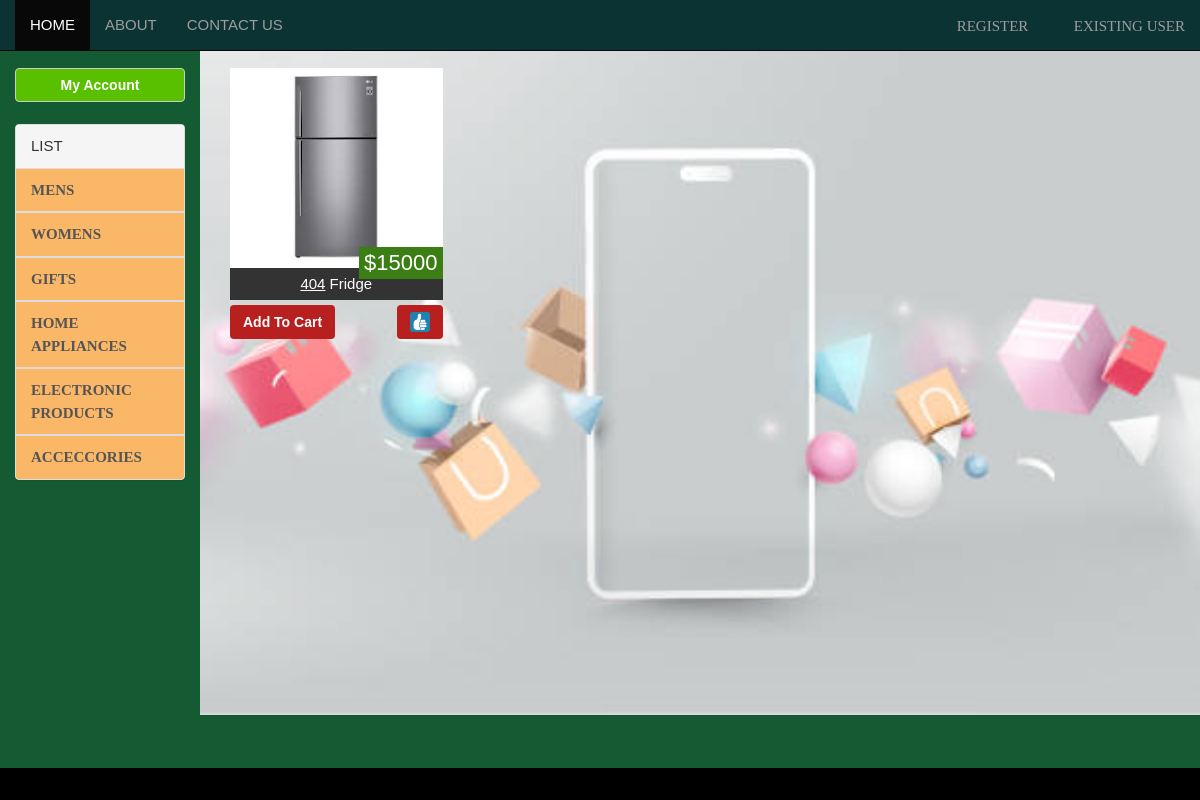
Page /homeapp.php on the committed database.
### tables this page shows
CREATE TABLE `product` (
  `id` int(30) NOT NULL,
  `type` int(10) NOT NULL,
  `location` varchar(120) NOT NULL,
  `price` int(30) NOT NULL,
  `name` varchar(50) NOT NULL
);

### homeapp.php (the view)
<?php
    include 'includes/header.php';
    include 'includes/left-bar.php';
    include 'config/database.php';
?>
<div class="col-md-10" style="
    background-image: url('images/cate.jpg');
    background-size: cover;
    background-position: center;
    min-height: 670px;
    color: white;">
    <br/>
    <?php
        $res = mysqli_query($link, "SELECT * FROM product WHERE type = 4") or die(mysqli_error($link));
        while ($arr = mysqli_fetch_row($res)) {
            echo "<div class='col-md-3 game'>";
                echo "<div class='game-price'>$$arr[3]</div>";
                echo "<a href='$arr[2]'><img src='$arr[2]' alt='$arr[0]'/></a>";
                echo "<div class='game-title'><u>$arr[0]</u> $arr[4]</div>";
                if (!isset($_SESSION['sadmin'])) {
                    echo "<form action='user/addToCart.php'>";
                        echo "<div class='game-add' style='float:left;'><button name='subject' value='$arr[0]' class='btn btn2' type='submit'>Add To Cart</button></div>";
                    echo "</form>";
                    echo "<form action='user/addToWishlist.php'>";
                        echo "<div class='game-add' style='float:right;'><button name='subject' value='$arr[0]' class='btn btn2' type='submit'><img src='images/icons/9.png' style='height:20px;width:20px;float:right;' alt='Wishlist Icon'></button></div>";
                    echo "</form>";
                }
            echo "<br/></div>";
        }
    ?>
</div>
<?php include 'includes/footer.php'?>

### css/style.css (style rules this page uses)
* { margin: 0; padding: 0; }
body { font-family: arial; font-size: 15px; color: white; line-height: 1.5em; background: #f4f4f4 }
.game { display:relative; }
.game-title { text-align: center; padding: 5px; background : #333; color: #fff; }
.game img { height:200px; width: 100%; }
.game-price { position: absolute; bottom : 80px; right: 15px; background : #3b7e14; color: #fff; padding: 5px; font-size: 22px; }
.game-add { margin: 5px auto 20px auto; text-align: center; }
.btn2 { background : #B82020; color : #ffffff; font-weight: bold; }

### rows in the picture
product: price "15000", location (picture), id "404", name "Fridge"
